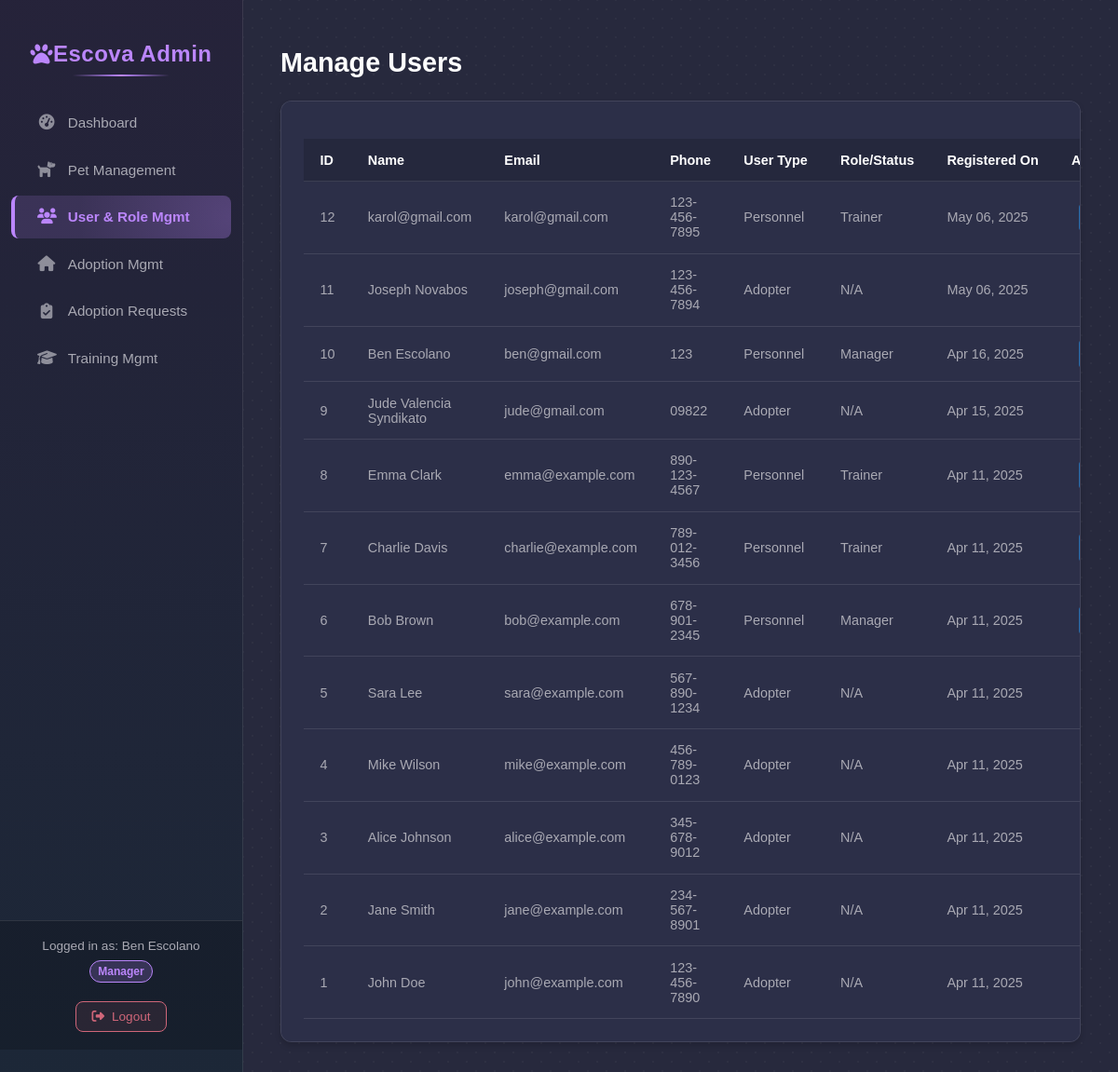
Screenshot of /admin/manage_users.php (signed in) with the database file from the repository.
### tables this page shows
CREATE TABLE `tbluser` (
  `user_id` int(11) NOT NULL,
  `name` varchar(100) DEFAULT NULL,
  `phone` varchar(20) DEFAULT NULL,
  `email` varchar(100) DEFAULT NULL,
  `address` varchar(255) DEFAULT NULL,
  `user_type` enum('Adopter','Personnel') DEFAULT NULL,
  `password` varchar(255) NOT NULL,
  `created_at` timestamp NOT NULL DEFAULT current_timestamp(),
  `updated_at` timestamp NOT NULL DEFAULT current_timestamp() ON UPDATE current_timestamp()
);

### admin/admin_logic.php (called while the page is built, shortened)
<?php
function getAllUsersAdmin() {
    $conn = getDbConnection();
    $users = [];
    $sql = "SELECT
                u.user_id,
                u.name,
                u.email,
                u.phone,
                u.user_type,
                u.created_at,
                CASE
                    WHEN m.manager_id IS NOT NULL THEN 'Manager'
                    WHEN tr.trainer_id IS NOT NULL THEN 'Trainer'
                    WHEN p.personnel_id IS NOT NULL THEN 'Staff' -- Default for personnel not manager/trainer
                    ELSE NULL
                END AS personnel_role
            FROM tbluser u
            LEFT JOIN tblpersonnel p ON u.user_id = p.personnel_id AND u.user_type = 'Personnel'
            LEFT JOIN tblmanager m ON p.personnel_id = m.manager_id
            LEFT JOIN tbltrainer tr ON p.personnel_id = tr.trainer_id
            ORDER BY u.user_id DESC";
    $stmt = $conn->prepare($sql);
    if ($stmt) {
        try {
            $stmt->execute();
            $result = $stmt->get_result();
            while ($row = $result->fetch_assoc()) {
                $users[] = $row;
            }
        } catch (Exception $e) {
            error_log("Error fetching all users admin: " . $e->getMessage());
        } finally {
            $stmt->close();
        }
    } else {
         error_log("Prepare failed for getAllUsersAdmin: (" . $conn->errno . ") " . $conn->error);
    }
    return $users;
}
?>

### admin/manage_users.php (the view, shortened to what this page needs)
<?php
$users = getAllUsersAdmin();
require_once('partials/header.php');
?>
<h1>Manage Users</h1>
<div class="admin-table-section">
    <?php if (empty($users)): ?>
        <p>No users found in the system.</p>
    <?php else: ?>
        <table class="admin-table">
            <thead>
                <tr>
                    <th>ID</th>
                    <th>Name</th>
                    <th>Email</th>
                    <th>Phone</th>
                    <th>User Type</th>
                    <th>Role/Status</th> <th>Registered On</th>
                    <th>Actions</th>
                </tr>
            </thead>
            <tbody>
                <?php foreach ($users as $user): ?>
                    <tr>
                        <td><?php echo $user['user_id']; ?></td>
                        <td><?php echo htmlspecialchars($user['name']); ?></td>
                        <td><?php echo htmlspecialchars($user['email']); ?></td>
                        <td><?php echo htmlspecialchars($user['phone'] ?? 'N/A'); ?></td>
                        <td><?php echo htmlspecialchars($user['user_type']); ?></td>
                        <td>
                            <?php
                                if ($user['user_type'] === 'Personnel') {
                                    echo htmlspecialchars($user['personnel_role'] ?? 'Staff');
                                } else {
                                    echo 'N/A';
                                }
                            ?>
                        </td>
                        <td><?php echo date('M d, Y', strtotime($user['created_at'])); ?></td>
                        <td class="actions">
                            <a href="edit_user.php?id=<?php echo $user['user_id']; ?>" class="action-btn edit">Edit</a>
                        </td>
                    </tr>
                <?php endforeach; ?>
            </tbody>
        </table>
    <?php endif; ?>
</div>
<?php
require_once('partials/footer.php');
?>

### public/css/admin_styles.css (style rules this page uses)
:root { --primary-bg: #1e1e2f; --secondary-bg: #27293d; --surface-bg: #2c2f48; --primary-text: #ffffff; --secondary-text: #a9a9b3; --primary-accent: #bb86fc; --secondary-accent: #03dac6; --tertiary-accent: #cf6679; --divider-border: rgba(255, 255, 255, 0.1); --success: #4caf50; --warning: #fb8c00; --info: #2196f3; --gray-50: #f9fafb; --gray-100: #f3f4f6; --gray-200: #e5e7eb; --gray-300: #d1d5db; --gray-400: #9ca3af; --gray-500: #6b7280; --gray-600: #4b5563; --gray-700: #374151; --gray-800: #1f2937; --gray-900: #111827; --radius-sm: 4px; --radius: 8px; --radius-lg: 12px; --shadow-sm: 0 1px 2px rgba(0, 0, 0, 0.1); --shadow: 0 4px 6px rgba(0, 0, 0, 0.15); --shadow-md: 0 6px 10px rgba(0, 0, 0, 0.2); --font-family-base: "Nunito Sans", sans-serif; }
body { margin: 0; font-family: sans-serif; background-color: var( --secondary-bg ); }
.admin-main-content > * { position: relative; z-index: 1; }
h1 { color: var(--primary-text); margin-bottom: 1.5rem; font-size: 1.8rem; }
.admin-table-section { background-color: var(--surface-bg); padding: 1.5rem; border-radius: var(--radius-lg); box-shadow: var(--shadow); border: 1px solid var(--divider-border); overflow-x: auto; }
.admin-table { width: 100%; border-collapse: collapse; margin-top: 1rem; }
.admin-table th, .admin-table td { padding: 0.9rem 1.1rem; text-align: left; border-bottom: 1px solid var(--divider-border); color: var(--secondary-text); font-size: 0.9rem; vertical-align: middle; }
.admin-table th { background-color: rgba(0, 0, 0, 0.15); color: var(--primary-text); font-weight: 600; white-space: nowrap; }
.admin-table tbody tr { transition: background-color 0.15s ease; }
.admin-table td.actions { white-space: nowrap; text-align: right; }
.action-btn { display: inline-block; padding: 0.4rem 0.8rem; margin-left: 0.5rem; border-radius: var(--radius-sm); font-size: 0.8rem; font-weight: 500; text-decoration: none; transition: all 0.2s ease; border: 1px solid transparent; }
.action-btn.edit { background-color: rgba(33, 150, 243, 0.2); border-color: rgba(33, 150, 243, 0.5); color: #64b5f6; }

### rows the page displays
tbluser: user_id "12", name "karol@gmail.com", email "karol@gmail.com", phone "123-456-7895", user_type "Personnel", personnel_role "Trainer", created_at "May 06, 2025"
tbluser: user_id "11", name "Joseph Novabos", email "joseph@gmail.com", phone "123-456-7894", user_type "Adopter", shows "N/A", created_at "May 06, 2025"
tbluser: user_id "10", name "Ben Escolano", email "ben@gmail.com", phone "123", user_type "Personnel", personnel_role "Manager", created_at "Apr 16, 2025"
tbluser: user_id "9", name "Jude Valencia Syndikato", email "jude@gmail.com", phone "09822", user_type "Adopter", shows "N/A", created_at "Apr 15, 2025"
tbluser: user_id "8", name "Emma Clark", email "emma@example.com", phone "890-123-4567", user_type "Personnel", personnel_role "Trainer", created_at "Apr 11, 2025"
tbluser: user_id "7", name "Charlie Davis", email "charlie@example.com", phone "789-012-3456", user_type "Personnel", personnel_role "Trainer", created_at "Apr 11, 2025"
tbluser: user_id "6", name "Bob Brown", email "bob@example.com", phone "678-901-2345", user_type "Personnel", personnel_role "Manager", created_at "Apr 11, 2025"
tbluser: user_id "5", name "Sara Lee", email "sara@example.com", phone "567-890-1234", user_type "Adopter", shows "N/A", created_at "Apr 11, 2025"
tbluser: user_id "4", name "Mike Wilson", email "mike@example.com", phone "456-789-0123", user_type "Adopter", shows "N/A", created_at "Apr 11, 2025"
tbluser: user_id "3", name "Alice Johnson", email "alice@example.com", phone "345-678-9012", user_type "Adopter", shows "N/A", created_at "Apr 11, 2025"
tbluser: user_id "2", name "Jane Smith", email "jane@example.com", phone "234-567-8901", user_type "Adopter", shows "N/A", created_at "Apr 11, 2025"
tbluser: user_id "1", name "John Doe", email "john@example.com", phone "123-456-7890", user_type "Adopter", shows "N/A", created_at "Apr 11, 2025"

### other values shown
$_SESSION['user_name'] "Ben Escolano"
$_SESSION['personnel_role'] "Manager"
